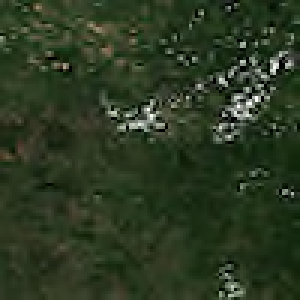
#> input picture image.jp2, 100 x 100 px (shown 3 times larger)
$ python HeatMap.py
#> lines starting #> are read from the running program, lines starting #| are printed output that depends on the picture
import matplotlib.pyplot as plt
import numpy as np
import math
from operator import itemgetter

KNN = 6

def eucSqrDist(x1,y1,x2,y2):
    return (((x1 - x2)**2) + ((y1 - y2)**2))#math.sqrt

def calculateColor(x,y,points):#Points should be of the form [x,y,value]
    distances = [0] * len(points) #Create an array to store distances to points

    for i in range(0,len(points)): #Calculate the the distance between the point and all other points
        distances[i] = eucSqrDist(x,y,points[i][0],points[i][1])
        if distances[i] < 0.01:
            print("Zero Exit:" + " " + str(x) + "," + str(y) + " " + str(points[i][0]) + "," + str(points[i][1]) + " " + str(distances[i]))
            return points[i][2]


    for i in range(0,len(points)):
        if(len(points[i]) < 4):
            points[i].append(distances[i])
        else:
            points[i][3] = distances[i]
    points = sorted(points, key=itemgetter(3))
    #print(points)

    distanceSquaredSum = 0  #Calculate the squared distance to each point
    for i in range(0,len(points)):
        if(i >= KNN):
            break
        distanceSquaredSum = distanceSquaredSum + points[i][3]

    for i in range(0,len(points)):
        if(i >= KNN):
            break
        points[i][3] = distanceSquaredSum/points[i][3]

    normalizationSum = 0
    for i in range(0,len(points)):
        if(i >= KNN):
            break
        normalizationSum = normalizationSum + points[i][3]
    for i in range(0,len(points)):
        if(i >= KNN):
            break
        points[i][3] = points[i][3]/normalizationSum

    temperature = 0
    for i in range(0,len(points)):
        if(i >= KNN):
            break
        temperature = temperature + points[i][2]*points[i][3]
    return temperature


a = np.zeros((100, 100))
inputPoints = [[13,88,.97],[10,40,1],[10,41,0],[35,29,.42],[5,2,.84],[38,77,.16],[6,62,.17],[7,37,.90],[19,95,.23],[12,28,.94],[54,53,.18],[49,25,.26],[59,77,.07],[38,0,.37],[52,89,.20],[44,54,.99],[12,69,.54],[71,55,.31],[80,56,0.01],[98,8,0.02]]
#[60,130,0.9],[20,114,0.9],[90,120,0.9],[50,180,.8],
for x in range(0,len(a)):
    for y in range(0,len(a[0])):
        a[x][y] = calculateColor(x,y,inputPoints)

plt.imshow(a, cmap='hot', interpolation='nearest')
print(a)
plt.show()
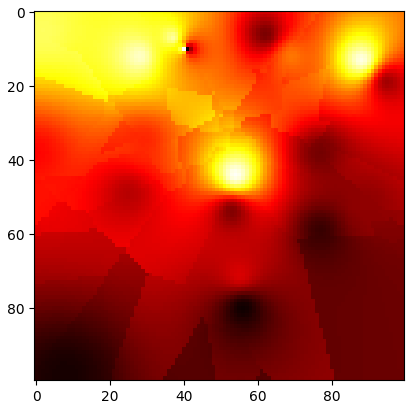
#> figure drawn by matplotlib, 1 panel

im = plt.imread('image.jp2')
#> im is the input picture: shape (100, 100, 4); mean R, G, B, A 43.6, 57.3, 34.1, 255
plt.imshow(im)

plt.imshow(a, cmap='hot', interpolation='nearest', alpha =.3)

print(a)
plt.show()
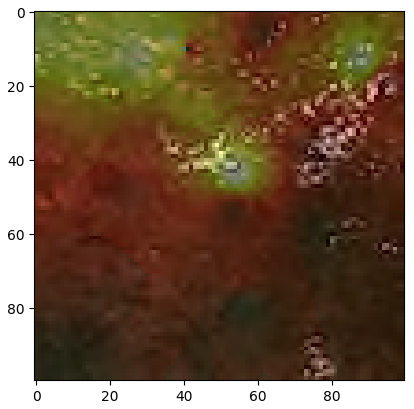
#> figure drawn by matplotlib, 1 panel
